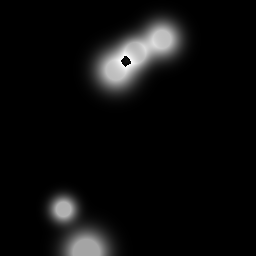
#> input picture simulations/simulations_clean_train/simulation0.png, 256 x 256 px; its folder holds 4 pictures in this run
$ python noise.py
#> lines starting #> are read from the running program, lines starting #| are printed output that depends on the picture
import numpy as np
from skimage import data, img_as_float, io, util, img_as_ubyte
from matplotlib.image import imsave
import os
import random


# [6 lines of commented-out code are left out]

for i in range(100):
    nom = f'simulations_clean_train/simulation{i}.png'
    image = io.imread(nom)
#> image is the input picture: shape (256, 256); min 0, max 255, mean 13.4


    var = 0.01*random.uniform(1,3)
    noisy_image = util.random_noise(image, mode='gaussian',var=var)
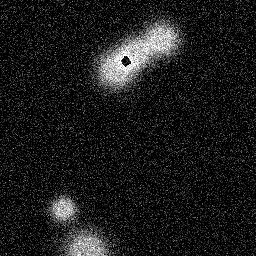
#> noisy_image: shape (256, 256) float64; min 0, max 1, mean 0.109

    # Enregistrer l'image bruitÃ©e avec le bruit de Poisson
    noisy = np.array(noisy_image*255).astype('uint8')
    image_destination = "gaussian_images/simulation_gaussian"+str(i)+".png"
    io.imsave(image_destination, noisy)


    # La somme de deux variables alÃ©toires suivant un loi de poisson suit un loi de poisson de paramÃ©tre la somme des deux paramÃ©tres.
    noisy_image = image

    noisy_image = util.random_noise(noisy_image, mode='poisson')

    noisy = np.array(noisy_image*255).astype('uint8')
    image_destination = "poisson_images/simulation_poisson"+str(i)+".png"
    io.imsave(image_destination, noisy)
#> pass 2 of the loop `for i in range(100):`:
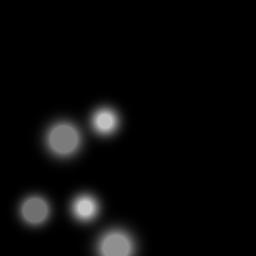
#> input picture simulations/simulations_clean_train/simulation1.png, 256 x 256 px
#> image is the input picture: shape (256, 256); min 0, max 197, mean 9.6
#> `noisy_image = util.random_noise(image, mode='gaussian',var=var)`:
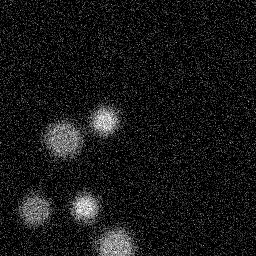
#> noisy_image: shape (256, 256) float64; min 0, max 1, mean 0.0943
#> (the run stopped early here; a loop or call above may not have finished)
